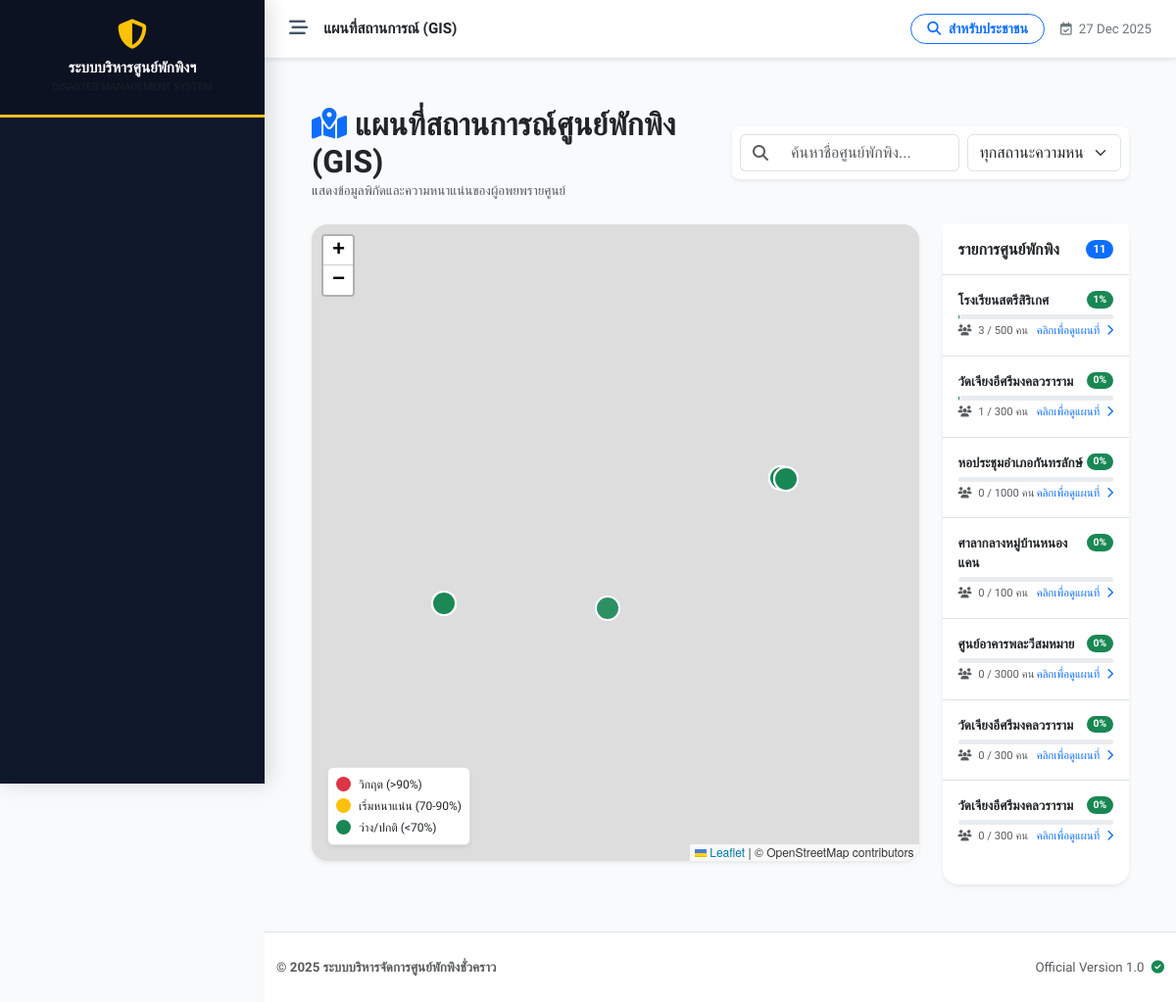
The page /gis_dashboard.php on the database its author committed.
### tables this page shows
CREATE TABLE `shelters` (
  `id` int(11) NOT NULL,
  `incident_id` int(11) NOT NULL COMMENT 'ผูกกับเหตุการณ์ไหน',
  `name` varchar(200) NOT NULL COMMENT 'ชื่อศูนย์',
  `location` text NOT NULL COMMENT 'ที่ตั้ง',
  `district` varchar(100) DEFAULT NULL,
  `province` varchar(100) DEFAULT NULL,
  `latitude` decimal(10,8) DEFAULT NULL,
  `longitude` decimal(11,8) DEFAULT NULL,
  `capacity` int(11) NOT NULL DEFAULT 0 COMMENT 'ความจุสูงสุด',
  `contact_person` varchar(255) DEFAULT NULL,
  `contact_phone` varchar(20) DEFAULT NULL,
  `status` enum('open','full','closed') NOT NULL DEFAULT 'open',
  `last_updated` datetime DEFAULT NULL,
  `created_at` datetime DEFAULT current_timestamp()
);

### gis_dashboard.php (the view, shortened to what this page needs)
<?php
require_once 'includes/header.php';
try {
    $query = "SELECT s.*,
              (SELECT COUNT(*) FROM evacuees e WHERE e.shelter_id = s.id AND e.check_out_date IS NULL) as current_count
              FROM shelters s";
    $result = $conn->query($query);
    $shelters = [];
    if ($result) {
        while($row = $result->fetch_assoc()) {
            $shelters[] = $row;
        }
    }
} catch (Exception $e) {
    echo "<div class='alert alert-danger'>เกิดข้อผิดพลาด: " . $e->getMessage() . "</div>";
}
?>
<link rel="stylesheet" href="https://unpkg.com/leaflet@1.9.4/dist/leaflet.css" />
<div class="container-fluid px-4 py-4">
    <div class="row align-items-center mb-4">
        <div class="col-md-6">
            <h2 class="fw-bold mb-0 text-dark"><i class="fas fa-map-marked-alt text-primary me-2"></i>แผนที่สถานการณ์ศูนย์พักพิง (GIS)</h2>
            <p class="text-muted small mb-0">แสดงข้อมูลพิกัดและความหนาแน่นของผู้อพยพรายศูนย์</p>
        </div>
        <div class="col-md-6">
            <div class="card border-0 shadow-sm rounded-3">
                <div class="card-body p-2">
                    <div class="row g-2">
                        <div class="col-md-7">
                            <div class="input-group">
                                <span class="input-group-text bg-white border-end-0"><i class="fas fa-search text-muted"></i></span>
                                <input type="text" id="mapSearch" class="form-control border-start-0" placeholder="ค้นหาชื่อศูนย์พักพิง..." onkeyup="applyFilters()">
                            </div>
                        </div>
                        <div class="col-md-5">
                            <select id="statusFilter" class="form-select" onchange="applyFilters()">
                                <option value="all">ทุกสถานะความหนาแน่น</option>
                            </select>
                        </div>
                    </div>
                </div>
            </div>
        </div>
    </div>
    <div class="row">
        <div class="col-lg-9 mb-4">
            <div class="card border-0 shadow-sm rounded-4 overflow-hidden position-relative">
                <div id="map" style="height: 650px; width: 100%; z-index: 1;"></div>
                <div class="position-absolute bottom-0 start-0 m-3 p-2 bg-white rounded shadow-sm border" style="z-index: 1000; font-size: 0.75rem;">
                    <div class="d-flex align-items-center mb-1"><span class="badge bg-danger me-2" style="width: 15px; height: 15px; border-radius: 50%;"> </span> วิกฤต (>90%)</div>
                    <div class="d-flex align-items-center mb-1"><span class="badge bg-warning me-2" style="width: 15px; height: 15px; border-radius: 50%;"> </span> เริ่มหนาแน่น (70-90%)</div>
                    <div class="d-flex align-items-center"><span class="badge bg-success me-2" style="width: 15px; height: 15px; border-radius: 50%;"> </span> ว่าง/ปกติ (<70%)</div>
                </div>
            </div>
        </div>
        <div class="col-lg-3">
            <div class="card border-0 shadow-sm rounded-4 h-100">
                <div class="card-header bg-white py-3 d-flex justify-content-between align-items-center border-bottom">
                    <h6 class="mb-0 fw-bold">รายการศูนย์พักพิง</h6>
                    <span id="resultCount" class="badge bg-primary rounded-pill"><?php echo count($shelters); ?></span>
                </div>
                <div class="card-body p-0">
                    <div id="shelterList" class="list-group list-group-flush overflow-auto" style="max-height: 580px;">
                        <?php foreach($shelters as $s):
                            $occupancy = ($s['capacity'] > 0) ? ($s['current_count'] / $s['capacity']) * 100 : 0;
                            $status_key = ($occupancy > 90) ? 'critical' : (($occupancy > 70) ? 'moderate' : 'available');
                        ?>
                        <div class="list-group-item p-3 shelter-item"
                             data-name="<?php echo htmlspecialchars($s['name']); ?>"
                             data-status="<?php echo $status_key; ?>"
                             data-id="<?php echo $s['id']; ?>"
                             style="cursor: pointer;"
                             onclick="focusMarker(<?php echo $s['id']; ?>)">
                            <div class="d-flex justify-content-between align-items-start mb-1">
                                <div class="fw-bold small text-dark"><?php echo htmlspecialchars($s['name']); ?></div>
                                <span class="badge <?php echo $occupancy > 90 ? 'bg-danger' : ($occupancy > 70 ? 'bg-warning' : 'bg-success'); ?> rounded-pill" style="font-size: 0.65rem;">
                                    <?php echo round($occupancy); ?>%
                                </span>
                            </div>
                            <div class="progress mb-1" style="height: 5px;">
                            </div>
                            <div class="d-flex justify-content-between">
                                <small class="text-muted" style="font-size: 0.7rem;"><i class="fas fa-users me-1"></i> <?php echo $s['current_count']; ?> / <?php echo $s['capacity']; ?> คน</small>
                                <small class="text-primary" style="font-size: 0.7rem;">คลิกเพื่อดูแผนที่ <i class="fas fa-chevron-right ms-1"></i></small>
                            </div>
                        </div>
                        <?php endforeach; ?>
                    </div>
                </div>
            </div>
        </div>
    </div>
</div>
<?php include 'includes/footer.php'; ?>

### includes/header.php (style rules this page uses)
:root { --sidebar-width: 270px; --header-height: 60px; --nav-bg: #0f172a; --nav-hover: #1e293b; --active-gold: #fbbf24; --text-main: #f1f5f9; --text-muted: #94a3b8; --body-bg: #f8fafc; --border-color: rgba(255,255,255,0.08); }
body { font-family: 'Prompt', sans-serif; background-color: var(--body-bg); color: #334155; overflow-x: hidden; font-size: 0.95rem; }

### rows shown on the page
shelters: name "โรงเรียนสตรีสิริเกศ", occupancy "1", current_count "3", capacity "500"
shelters: name "วัดเจียงอีศรีมงคลวราราม", occupancy "0", current_count "1", capacity "300"
shelters: name "หอประชุมอำเภอกันทรลักษ์", occupancy "0", current_count "0", capacity "1000"
shelters: name "ศาลากลางหมู่บ้านหนองแคน", occupancy "0", current_count "0", capacity "100"
shelters: name "ศูนย์อาคารพละวีสมหมาย", occupancy "0", current_count "0", capacity "3000"
shelters: name "วัดเจียงอีศรีมงคลวราราม", occupancy "0", current_count "0", capacity "300"
shelters: name "วัดเจียงอีศรีมงคลวราราม", occupancy "0", current_count "0", capacity "300"

### other values the page prints
count($shelters) "11"
